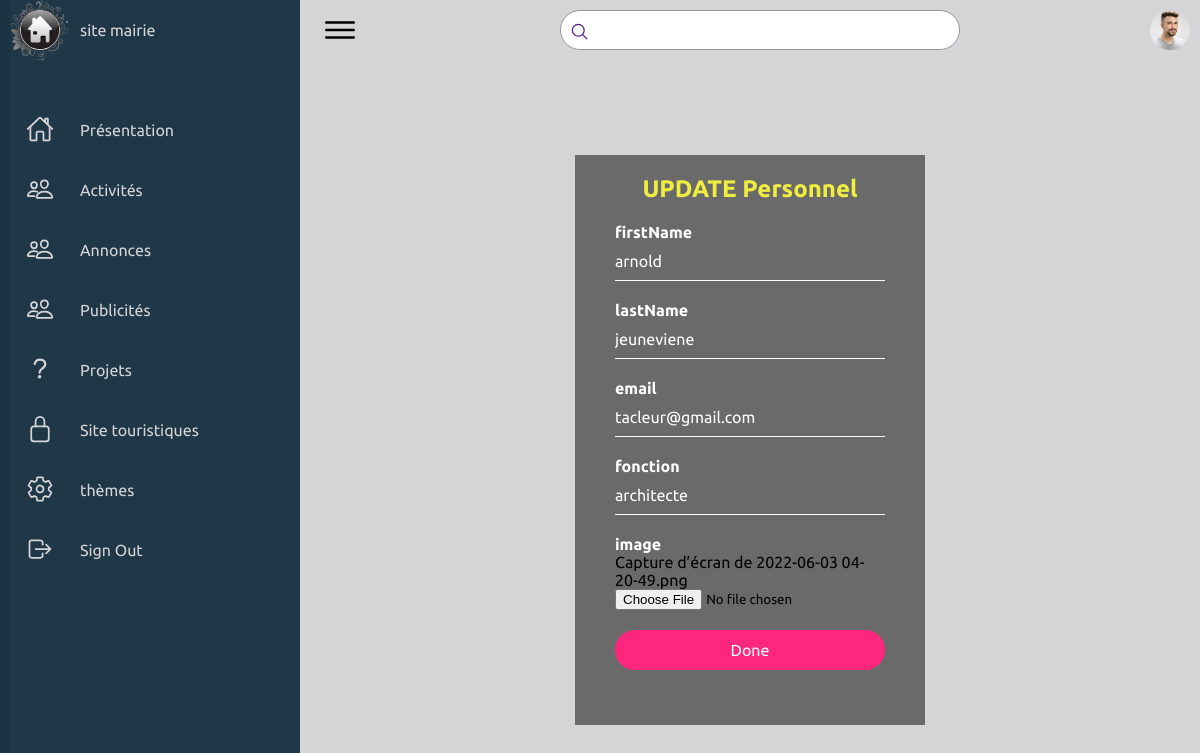
Page /CMS_2064/Admin/MD_personnel.php?id=1 on the committed database.
### tables this page shows
CREATE TABLE `personnel` (
  `id` int(11) NOT NULL,
  `nom` varchar(255) NOT NULL,
  `Prenom` varchar(255) NOT NULL,
  `email` varchar(255) NOT NULL,
  `fonction` varchar(255) NOT NULL,
  `cv` varchar(255) NOT NULL,
  `image` varchar(255) NOT NULL
);

### CMS_2064/Admin/MD_personnel.php (the view, shortened to what this page needs)
<?php
    include 'includes/headlog.php';
    require "includes/header.php";
    if (isset($_GET['id'])){
        $id= $_GET['id'];
        $req = "SELECT * FROM personnel WHERE id = '$id'";
        $res1 = $conn->query($req);
        if ($res1) {
            $all = $res1->fetchAll();
            foreach ($all as $publisher) {
?>
<div class="registerBox form">
        <h2>UPDATE Personnel</h2>
        <form action="./MD_personnel.php?id=<?php echo $id; ?>" method="post" enctype="multipart/form-data">
            <p>firstName</p>
            <input type="text" name="nom" id="" placeholder="Enter firstName"  value="<?php echo $publisher['nom']; ?>">
            <p>lastName</p>
            <input type="text" name="Prenom" id="" placeholder="Enter lastName" value="<?php echo $publisher['Prenom']; ?>">
            <p>email</p>
            <input type="email" name="email" id="email" placeholder="Enter email" value="<?php echo $publisher['email']; ?>">
            <p>fonction</p>
            <input type="text" name="fonction" id="" placeholder="the function" value="<?php echo $publisher['fonction']; ?>">
            <p>image</p>
            <span><?php echo $publisher['image']?></span>
            <input type="file" name="profile" >
            <input type="submit" value="Done" name="Done">
        </form>
</div>
<?php
            }
        }
    }
    require "includes/footer.php";
?>

### CMS_2064/css/style.css (style rules this page uses)
* { font-family: "Ubuntu", sans-serif; margin: 0; padding: 0; box-sizing: border-box; }
:root { --background: #1b3444fa; --white: rgb(213, 213, 216); --gray: #f5f5f5; --black1: #222; --black2: #999; }
body { min-height: 100vh; overflow-x: hidden; }
.registerBox { position: absolute; top: 55%; left: 50%; transform:translate(-50%,-50%); width: 350px; height: 570px; padding: 20px 40px ; box-sizing: border-box; background: rgba(0, 0, 0, .5); }
.form h2 { margin: 0; padding: 0 0 20px; color: #efed40; text-align: center; }
.loginBox p,.registerBox p { margin: 0; padding: 0; font-weight: bold; color: #fff; }
.loginBox input,.registerBox input { width: 100%; margin-bottom: 20px; }
.loginBox input[type="text"], .loginBox input[type="date"], #email, .loginBox textarea, .loginBox input[type="password"], .registerBox input[type="text"], .registerBox input[type="password"] { border: none; outline: none; border-bottom: 1px solid #fff; background: transparent; height: 40px; color: #fff; font-size: 16px; }
::placeholder { color: rgba(255, 255, 255, .5); }
.loginBox input[type="submit"], .registerBox input[type="submit"] { border: none; outline: none; height: 40px; color: #fff; font-size: 16px; background: #ff267e; cursor: pointer; border-radius: 20px; }

### rows in the picture
personnel: nom "arnold", Prenom "jeuneviene", email "tacleur@gmail.com", fonction "architecte", image "Capture d’écran de 2022-06-03 04-20-49.png"
